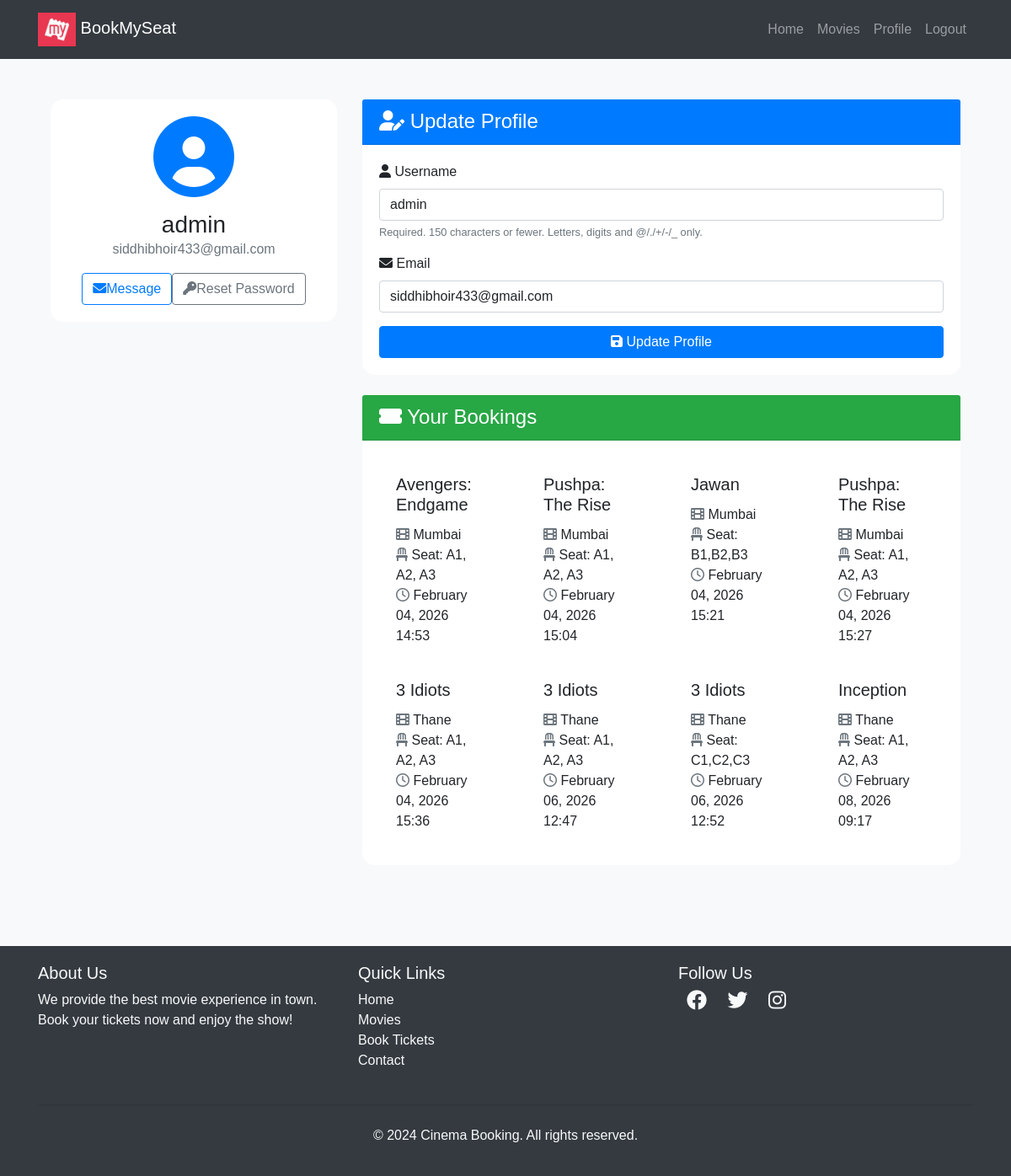
The app's page /users/profile/ (signed in) with its own data.
### movies/models.py (models this page shows, shortened)
class Booking(models.Model):
    user = models.ForeignKey(User, on_delete=models.CASCADE)
    seat = models.OneToOneField(Seat, on_delete=models.CASCADE)
    movie = models.ForeignKey(Movie, on_delete=models.CASCADE)
    theater = models.ForeignKey(Theater, on_delete=models.CASCADE)
    booked_at = models.DateTimeField(auto_now_add=True)
    price = models.DecimalField(max_digits=8, decimal_places=2, default=200)

class Movie(models.Model):
    GENRE_CHOICES = [
        ('Action', 'Action'),
        ('Comedy', 'Comedy'),
        ('Drama', 'Drama'),
        ('Romance', 'Romance'),
        ('Thriller', 'Thriller'),
    ]
    LANGUAGE_CHOICES = [
        ('Hindi', 'Hindi'),
        ('English', 'English'),
        ('Marathi', 'Marathi'),
        ('Tamil', 'Tamil'),
        ('Telugu', 'Telugu'),
    ]
    name = models.CharField(max_length=255)
    image = models.ImageField(upload_to="movies/")
    rating = models.DecimalField(max_digits=3, decimal_places=1)
    cast = models.TextField()
    description = models.TextField(blank=True, null=True)
    genre = models.CharField(max_length=50, choices=GENRE_CHOICES, blank=True, null=True)
    language = models.CharField(max_length=50, choices=LANGUAGE_CHOICES, blank=True, null=True)
    trailer_url = models.URLField(blank=True, null=True)

class Theater(models.Model):
    name = models.CharField(max_length=255)
    movie = models.ForeignKey(Movie, on_delete=models.CASCADE, related_name='theaters')
    time = models.DateTimeField()

class Seat(models.Model):
    theater = models.ForeignKey(Theater, on_delete=models.CASCADE, related_name='seats')
    seat_number = models.CharField(max_length=10)
    is_booked = models.BooleanField(default=False)
    is_reserved = models.BooleanField(default=False)
    reserved_by = models.ForeignKey(
        User, on_delete=models.SET_NULL, null=True, blank=True
    )
    reserved_at = models.DateTimeField(null=True, blank=True)
    RESERVATION_TIMEOUT = timedelta(minutes=5)

### users/views.py (the view)
# urls.py: path('profile/', profile, name='profile'),
@login_required
def profile(request):
    bookings= Booking.objects.filter(user=request.user)
    if request.method == 'POST':
        u_form = UserUpdateForm(request.POST, instance=request.user)
        if u_form.is_valid():
            u_form.save()
            return redirect('profile')
    else:
        u_form = UserUpdateForm(instance=request.user)
    return render(request, 'users/profile.html', {'u_form': u_form,'bookings':bookings})

### users/forms.py
class UserUpdateForm(forms.ModelForm):
    email = forms.EmailField()
    class Meta:
        model = User
        fields = ['username', 'email']

### templates/users/profile.html (shortened to what this page needs)
{% extends "users/basic.html" %} {% block content %}
<div class="container py-5">
  <div class="row">
    <div class="col-lg-4 mb-4">
      <div class="card shadow">
        <div class="card-body text-center">
          <div class="mb-3">
            <i class="fas fa-user-circle fa-6x text-primary"></i>
          </div>
          <h3 class="card-title mb-0">{{ user.username }}</h3>
          <p class="text-muted mb-3">{{ user.email }}</p>
          <div class="d-flex justify-content-center">
            <a href="#" class="btn btn-outline-primary me-2"><i class="fas fa-envelope me-2"></i>Message</a>
            <a href="{% url 'password_reset' %}" class="btn btn-outline-secondary"><i class="fas fa-key me-2"></i>Reset Password</a>
          </div>
        </div>
      </div>
    </div>
    <div class="col-lg-8">
      <div class="card shadow mb-4">
        <div class="card-header bg-primary text-white">
          <h4 class="mb-0"><i class="fas fa-user-edit me-2"></i> Update Profile</h4>
        </div>
        <div class="card-body">
          <form method="POST">
            {% for field in u_form %}
              <div class="mb-3">
                <label for="{{ field.id_for_label }}" class="form-label">
                  <i class="fas fa-{% if field.name == 'username' %}user{% elif field.name == 'email' %}envelope{% else %}info-circle{% endif %} me-2"></i>
                  {{ field.label }}
                </label>
                {{ field }}
                {% if field.help_text %}
                  <small class="form-text text-muted">{{ field.help_text }}</small>
                {% endif %}
              </div>
            {% endfor %}
            <button class="btn btn-primary w-100" type="submit"><i class="fas fa-save me-2"></i> Update Profile</button>
          </form>
        </div>
      </div>
      <div class="card shadow">
        <div class="card-header bg-success text-white">
          <h4 class="mb-0"><i class="fas fa-ticket-alt me-2"> </i> Your Bookings</h4>
        </div>
        <div class="card-body">
          {% if bookings %}
            <div class="row row-cols-1 row-cols-md-2 g-4">
              {% for booking in bookings %}
                <div class="col">
                  <div class="card h-100 border-0 shadow-sm">
                    <div class="card-body">
                      <h5 class="card-title">{{ booking.movie.name }}</h5>
                      <p class="card-text">
                        <i class="fas fa-film me-2 text-muted"> </i>  {{ booking.theater.name }}<br>
                        <i class="fas fa-chair me-2 text-muted"> </i>  Seat: {{ booking.seat.seat_number }}<br>
                        <i class="far fa-clock me-2 text-muted"> </i>  {{ booking.booked_at|date:"F d, Y H:i" }}
                      </p>
                    </div>
                  </div>
                </div>
              {% endfor %}
            </div>
          {% else %}
            <div class="text-center py-5">
              <i class="fas fa-ticket-alt fa-4x text-muted mb-3"></i>
              <p class="lead mb-0">No bookings yet. Time to plan your next movie night!</p>
            </div>
          {% endif %}
        </div>
      </div>
    </div>
  </div>
</div>
<link rel="stylesheet" href="https://cdnjs.cloudflare.com/ajax/libs/font-awesome/6.0.0-beta3/css/all.min.css">
{% endblock %}

### templates/users/basic.html (style rules this page uses)
body { font-family: Arial, sans-serif; }

### templates/users/profile.html (style rules this page uses)
body { background-color: #f8f9fa; }
.card { border-radius: 15px; border: none; transition: transform 0.3s ease-in-out; }
.card-header { border-top-left-radius: 15px; border-top-right-radius: 15px; }
form input, form select, form textarea { display: block; width: 100%; padding: 0.375rem 0.75rem; font-size: 1rem; font-weight: 400; line-height: 1.5; color: #212529; background-color: #fff; background-clip: padding-box; border: 1px solid #ced4da; border-radius: 0.25rem; transition: border-color 0.15s ease-in-out, box-shadow 0.15s ease-in-out; }

### records on screen
Booking: movie.name "Avengers: Endgame", theater.name "Mumbai", seat.seat_number "A1, A2, A3", booked_at "February 04, 2026 14:53"
Booking: movie.name "Pushpa: The Rise", theater.name "Mumbai", seat.seat_number "A1, A2, A3", booked_at "February 04, 2026 15:04"
Booking: movie.name "Jawan", theater.name "Mumbai", seat.seat_number "B1,B2,B3", booked_at "February 04, 2026 15:21"
Booking: movie.name "Pushpa: The Rise", theater.name "Mumbai", seat.seat_number "A1, A2, A3", booked_at "February 04, 2026 15:27"
Booking: movie.name "3 Idiots", theater.name "Thane", seat.seat_number "A1, A2, A3", booked_at "February 04, 2026 15:36"
Booking: movie.name "3 Idiots", theater.name "Thane", seat.seat_number "A1, A2, A3", booked_at "February 06, 2026 12:47"
Booking: movie.name "3 Idiots", theater.name "Thane", seat.seat_number "C1,C2,C3", booked_at "February 06, 2026 12:52"
Booking: movie.name "Inception", theater.name "Thane", seat.seat_number "A1, A2, A3", booked_at "February 08, 2026 09:17"

### other values on screen
{{ user.username }} "admin"
{{ user.email }} "siddhibhoir433@gmail.com"
{{ field.label }} "Username" "Email"
{{ field.help_text }} "Required. 150 characters or fewer. Letters, digits and @/./+/-/_ only."
